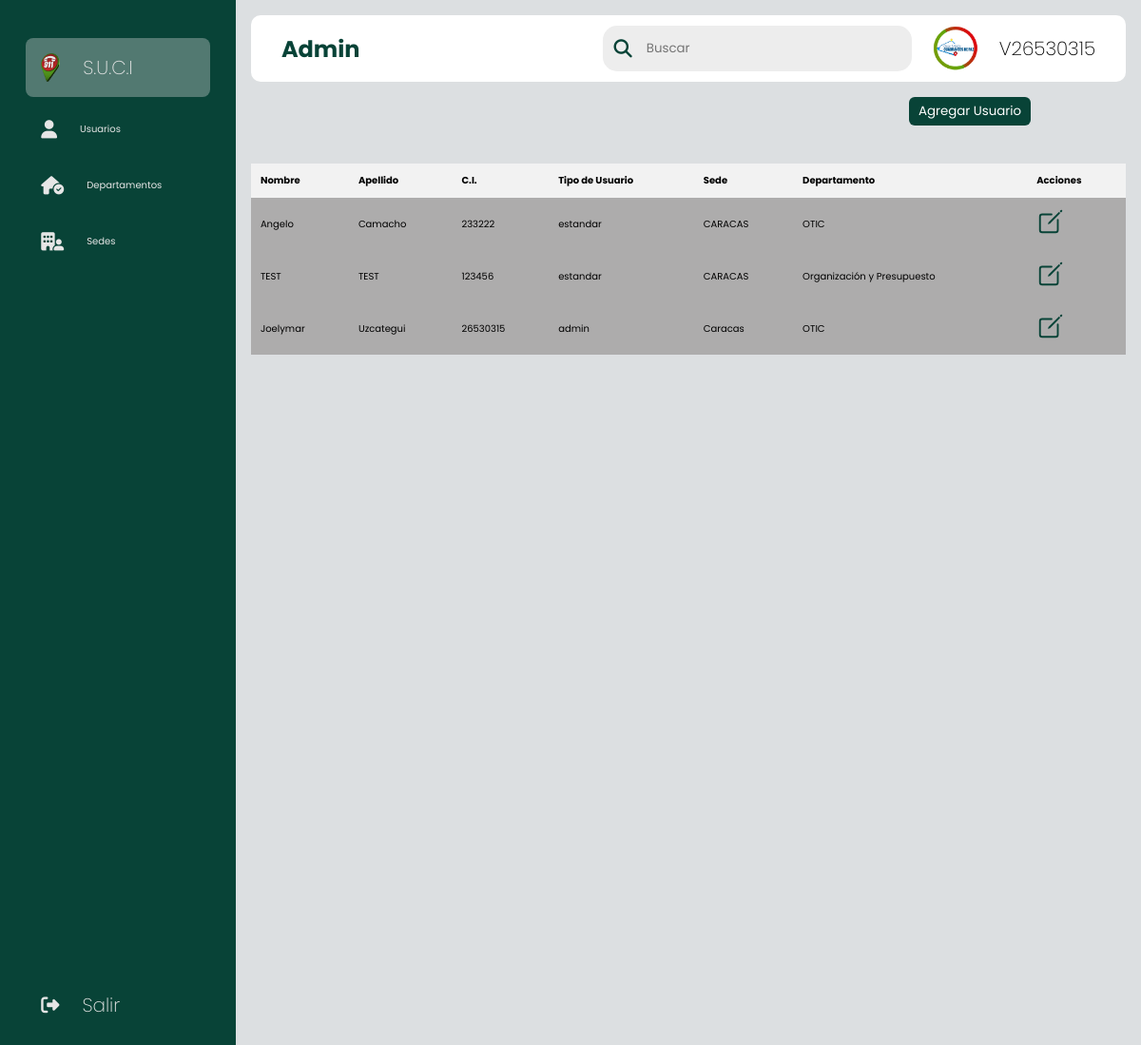
Screenshot of /admin (signed in) with the database file from the repository.
### sistema/models.py (models this page shows, shortened)
class UserC(AbstractUser, PermissionsMixin):
    STATUS = (
        ('estandar', 'estandar'),
        ('admin', 'admin'),
        ('superu', 'superu'),
    )
    username = models.CharField(max_length=200, verbose_name='Cédula:', default='', unique=True)
    nombre = models.CharField(max_length=200, verbose_name='Nombre:', default='')
    apellido = models.CharField(max_length=200, verbose_name='Apellido:', default='')
    password = models.CharField(max_length=200, verbose_name='Contraseña:', default='')
    tipo = models.CharField(max_length=200, verbose_name='Tipo de Usuario:', choices=STATUS, default='')
    sede = models.CharField(max_length=200, verbose_name='Sede:', default='')
    departamento = models.CharField(max_length=200, verbose_name='Departamento:', default='')
    USERNAME_FIELD = 'username'

### sistema/decorators.py (the view)
        def wrapper_func(request, *args, **kwargs):
            group = None
            if request.user.groups.exists():
                group = request.user.groups.all()[0].name
            if group in allowed_roles:
                return view_func(request, *args, **kwargs)
            else:
                return redirect('403')

### sistema/forms.py (shortened to what this page needs)
class UserUpdateForm(forms.ModelForm):
    class Meta:
        model = UserC
        fields = ('username', 'nombre', 'apellido', 'tipo', 'departamento', 'sede')

class UserUpdatePForm(forms.ModelForm):
    class Meta:
        model = UserC
        fields = ('password',)

### sistema/views.py (called while the page is built, shortened)
@allowed_users(allowed_roles=['admin'])
@login_required(login_url='login')
def usuarios(request):
    usersl = UserC.objects.all()
    departamentosp = Departamentos.objects.all()
    sedesp = Sedes.objects.all()
    context = {'formuu': UserUpdateForm(), 'formpp': UserUpdatePForm(), 'forml': UserCreateForm(), 'usersl': usersl, 'departamentosp': departamentosp, 'sedesp': sedesp}
    return render(request, 'admin/usuarios.html', context)

### sistema/templates/admin/usuarios.html (shortened to what this page needs)
{% load static %}
<!DOCTYPE html>
<html lang="es">
	<head>
  		<link rel="stylesheet" type="text/css" href="{% static 'css/style.css' %}">
        <link rel="stylesheet" href="https://cdnjs.cloudflare.com/ajax/libs/font-awesome/6.4.0/css/all.min.css">
	</head>
    <body>
    <div class="sidebar">
        <div class="logo"></div>
            <ul class="menu">
                <li class="active">
                    <a href="#">
                            <img style="width:20px; height: 30px;" src="{% static 'img/favicon.png' %}">
                        <span class="title">S.U.C.I</span>
                    </a>
                </li>
                <li class="activado">
                        <a href="../admin" class="activadoa">
                            <i class="fa-solid fa-user"></i>
                            <span>Usuarios</span>
                        </a>
                    </li>
                    <li>
                        <a href="../admin/departamentos">
                            <i class="fa-solid fa-house-circle-check"></i>
                            <span>Departamentos</span>
                        </a>
                    </li>
                    <li>
                        <a href="../admin/sedes">
                            <i class="fa-solid fa-building-user"></i>
                            <span>Sedes</span>
                        </a>
                    </li>
                    <li class="logout">
                        <a href="{% url 'logout' %}">
                            <i class="fa-solid fa-right-from-bracket"></i>
                            <span class="title">Salir</span>
                        </a>
                    </li>
                </ul>
            </div>
        <div class="main--content">
            <div class="header--wrapper">
                <div class="header--title">
                    <h2>Admin</h2>
                </div>
                <div class="user--info">
                    <div class="searh--box">
                    <i class="fa-solid fa-magnifying-glass"></i>
                    <input type="text" placeholder="Buscar" />
                </div>
                    <img src="{% static 'img/ven911.jpg' %}">
                    <h2 class="title">V{{request.user.username}}</h2>
                </div>
            </div>
                <div align="right" style="margin-right: 100px; margin-bottom: -10px;">
                    <button id="myBtn" class="btn">Agregar Usuario</button>
                </div>
                <br>
                <br>
                <table>
                    <tr>
                        <th>Nombre</th>
                        <th>Apellido</th>
                        <th>C.I.</th>
                        <th>Tipo de Usuario</th>
                        <th>Sede</th>
                        <th>Departamento</th>
                        <th>Acciones</th>
                    </tr>
                    {% for archivo in usersl %}
                    <tr>
                        <td>{{ archivo.nombre }}</td>
                        <td>{{ archivo.apellido }}</td>
                        <td>{{ archivo.username }}</td>
                        <td>{{ archivo.tipo }}</td>
                        <td>{{ archivo.sede }}</td>
                        <td>{{ archivo.departamento }}</td>
                        <td> <a href="#" id="myBtnn{{ archivo.id }}" style="color: #084337;"><ion-icon name="create-outline" style="font-size: 30px;"></ion-icon></a> </td>
                    </tr>
                    {% endfor %}
                </table>
            </div>
    </body>
</html>

### sistema/static/css/style.css (style rules this page uses)
* { margin: 0; padding: 0; border: none; outline: none; box-sizing: border-box; font-family: "Poppins", sans-serif; }
body { display: flex; }
.sidebar { position: sticky; top: 0; left: 0; bottom: 0; width: 110px; height: 100vh; padding: 0 1.7rem; color: #ffffff; transition: all 0.5s linear; background: #084337; }
.logo { height: 10px; padding: 16px; }
.menu { height: 88%; position: relative; list-style: none; padding: 0; }
.menu li { padding: 1rem; margin: 8px 0; border-radius: 8px; transition: all 0.5s ease-in-out; }
.menu li:hover, .active { background: #e0e0e058; }
.menu a { color:#e6e6e6; font-size: 10px; text-decoration: none; display: flex; align-items: center; gap: 1.5rem; }
.menu a span { overflow: hidden; }
.menu a i { font-size: 1.2rem; }
.logout { position: absolute; bottom: 0; left: 0; width: 100%; }
.main--content { position: relative; background: #DCDFE1; width: 100%; padding: 1rem; }
.header--wrapper img { width: 60px; height: 50px; cursor: pointer; border-radius: 50%; }
.header--wrapper { display: flex; justify-content: space-between; align-items: center; flex-wrap: wrap; background: #ffffff; border-radius: 10px; padding: 10px 2rem; margin-bottom: 1rem; }
.header--title { color: #084337; }
.user--info { display: flex; align-items: center; gap: 1rem; }
.searh--box { background:rgb(237, 237, 237); border-radius: 15px; color: #084337; display: flex; align-items: center; gap: 5px; padding: 4px 12px; }
.searh--box input { background: transparent; color: rgb(6, 31, 11); padding: 10px; }
.searh--box i { font-size: 1.2rem; cursor: pointer; transition: all 0.5s ease-in-out; }
.title { font-size: 20px; font-weight: 200; }
table { width: 100%; border-collapse: collapse; }
th { padding: 10px; text-align: left; font-size: 10px; }
td { padding: 10px; font-size: 10px; color: rgb(0, 0, 0); }
tr:nth-child(even) { background: #adacac; }
.btn { position: relative; padding: 5px 10px; background: #084337; text-decoration: none; color: #ffffff; border-radius: 6px; }

### rows the page displays
UserC: user.username "26530315", nombre "Joelymar", apellido "Uzcategui", username "26530315", tipo "admin", sede "Caracas", departamento "OTIC"
UserC: nombre "Angelo", apellido "Camacho", username "233222", tipo "estandar", sede "CARACAS", departamento "OTIC"
UserC: nombre "TEST", apellido "TEST", username "123456", tipo "estandar", sede "CARACAS", departamento "Organización y Presupuesto"
